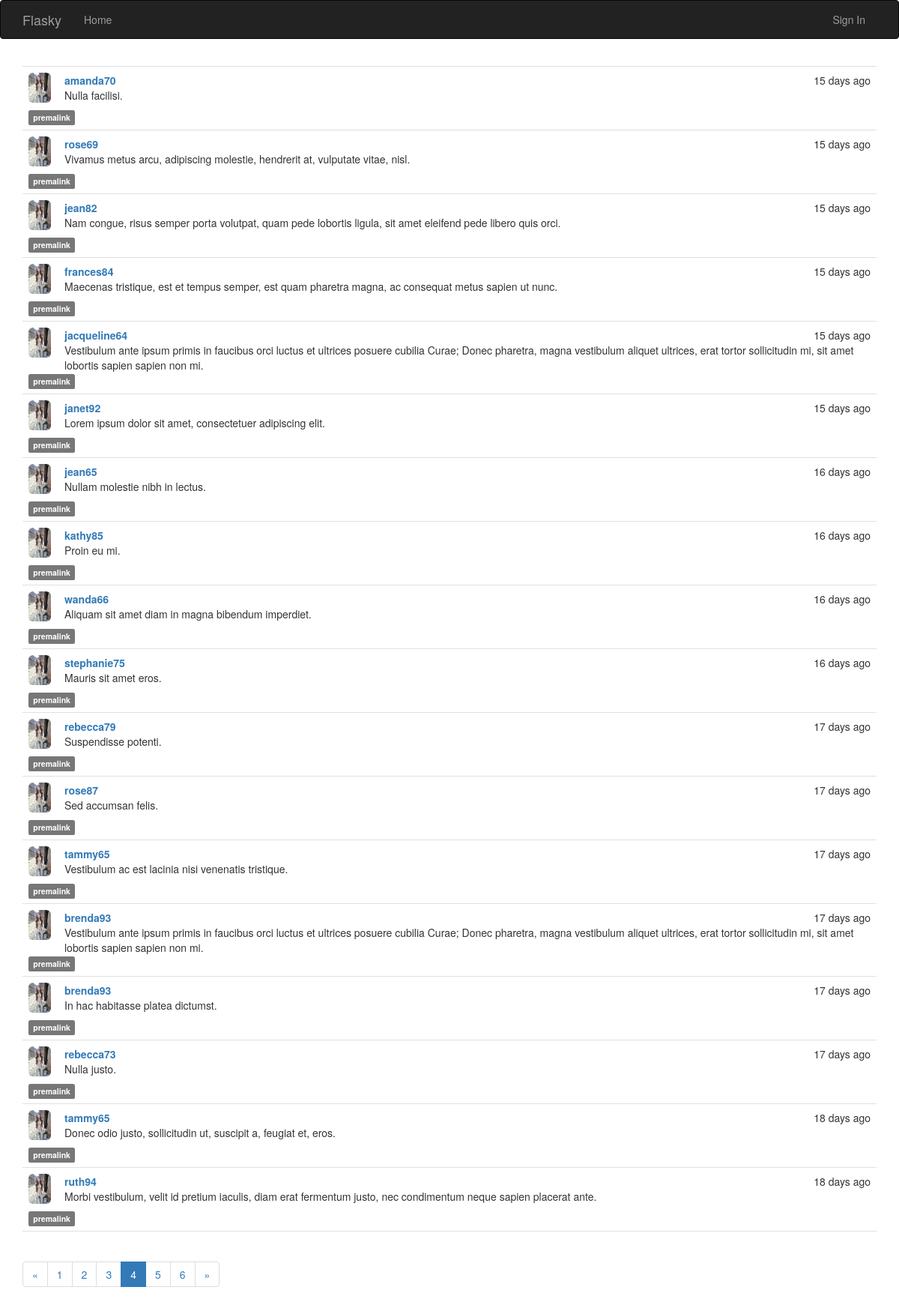
/?page=4, run on the app's committed database.
### app/models.py (models this page shows, shortened)
class Post(db.Model):
    __tablename__='posts'
    id=db.Column(db.Integer,primary_key=True)
    body_html=db.Column(db.Text)
    body=db.Column(db.Text)
    timestamp=db.Column(db.DateTime,default=datetime.utcnow)
    author_id=db.Column(db.Integer,db.ForeignKey('users.id'))

class User(db.Model,UserMixin):
    __tablename__ = 'users'
    id = db.Column(db.Integer, primary_key=True)
    email=db.Column(db.String(64),unique=True,index=True)
    username = db.Column(db.String(64), unique=True, index=True)
    name=db.Column(db.String(64))
    location=db.Column(db.String(64))
    about_me=db.Column(db.Text())
    member_since=db.Column(db.DateTime(),default=datetime.utcnow)
    last_seen=db.Column(db.DateTime(),default=datetime.utcnow)
    password_hash=db.Column(db.String(128))
    role_id = db.Column(db.Integer, db.ForeignKey('roles.id'))
    confirmed = db.Column(db.Boolean, default=False)
    upload_picture=db.Column(db.Boolean,default=False)
    posts=db.relationship('Post',backref='author',lazy='dynamic')
    followed = db.relationship('Follow',
        foreign_keys=[Follow.follower_id],
        backref=db.backref('follower', lazy='joined'),
        lazy='dynamic',
        cascade='all, delete-orphan')
    followers = db.relationship('Follow',
        foreign_keys=[Follow.followed_id],
        backref=db.backref('followed', lazy='joined'),
        lazy='dynamic',
        cascade='all, delete-orphan')
    def picture_url(self):
        if os.path.isfile('app\\static\\picture\\{}.jpg'.format(self.username)):
            return url_for('static',filename='picture/{}.jpg'.format(self.username),_external=True)
        return url_for('static',filename='picture/{}.jpg'.format('default'),_external=True)
    @property
    def password(self):
        raise AttributeError('password not readable')

### app/main/views.py (the view)
@main.route('/',methods=['GET','POST'])
def index():
    form=PostArticle()
    page = request.args.get('page', 1, type=int)
    pagination = Post.query.order_by(Post.timestamp.desc()).paginate(
    page, per_page=current_app.config['FLASKY_POSTS_PER_PAGE'],
        error_out=False)
    posts = pagination.items
    if form.validate_on_submit():
        p=Post(body=form.text.data,author_id=current_user.id)
        db.session.add(p)
        return redirect('/')
    return render_template('index.html',form=form,utctime=datetime.utcnow(),posts=posts,pagination=pagination)

### app/auth/__init__.py (called while the page is built)
@auth.before_app_request
def before_request():
    if current_user.is_authenticated:
        current_user.ping()
    if current_user.is_authenticated and not current_user.confirmed and request.endpoint[:5]!='auth.':
        return redirect(url_for('auth.unconfirm',username=current_user.username))

### app/main/__init__.py (called while the page is built)
@main.app_context_processor
def inject_permissions():
    return dict(Permission=Permission)

### app/models.py (called while the page is built)
    def can(self, permissions):
        return False

    def is_administrator(self):
        return False

### app/templates/index.html (shortened to what this page needs)
{% extends 'base.html' %}
{% import 'bootstrap/wtf.html' as wtf %}
{% import '_macros.html' as macros %}
{% block page_content -%}
{% include '_post.html' %}
<div class="pagination">
{{ macros.pagination_widget(pagination, '.index') }}
</div>
{% endblock page_content -%}

### app/templates/_post.html (shortened to what this page needs)
<ul class="posts">
    {% for post in posts %}
    <li class="post">
        <div class="profile-thumbnail">
            <a href="{{ url_for('.profile', username=post.author.username) }}">
                <img class="img-rounded profile-thumbnail" src="{{ post.author.picture_url() }}" width="30" height="40"/>
            </a>
        </div>
        <div class="post-content">
        <div class="post-date">{{ moment(post.timestamp).fromNow() }}</div>
        <div class="post-author">
            <a href="{{ url_for('.profile', username=post.author.username) }}">
                {{ post.author.username }}
            </a>
        </div>
        <div class="post-body">
            {%- if post.body_html -%}
            {{ post.body_html|safe }}
            {%- else %}
            {{ post.body }}
            {%- endif %}
        </div>
        </div>
        <div class="post-footer">
            <a href="{{ url_for('.post',id=post.id) }}"><span class="label label-default">premalink</span></a>
        </div>
    </li>
    {% endfor %}
</ul>

### app/static/style.css (style rules this page uses)
.profile-thumbnail { position: absolute; }
ul.posts { list-style-type: none; padding: 0px; margin: 16px 0px 0px 0px; border-top: 1px solid #e0e0e0; }
ul.posts li.post { padding: 8px; border-bottom: 1px solid #e0e0e0; }
div.post-date { float: right; position: positive; }
div.post-author { font-weight: bold; position: positive; }
div.post-content { margin-left: 48px; min-height: 48px; }

### data on the page
Post: timestamp "15 days ago", author.username "amanda70", body "Nulla facilisi."
Post: timestamp "15 days ago", author.username "rose69", body "Vivamus metus arcu, adipiscing molestie, hendrerit at, vulputate vitae, nisl."
Post: timestamp "15 days ago", author.username "jean82", body "Nam congue, risus semper porta volutpat, quam pede lobortis ligula, sit amet eleifend pede libero quis orci."
Post: timestamp "15 days ago", author.username "frances84", body "Maecenas tristique, est et tempus semper, est quam pharetra magna, ac consequat metus sapien ut nunc."
Post: timestamp "15 days ago", author.username "jacqueline64", body "Vestibulum ante ipsum primis in faucibus orci luctus et ultrices posuere cubilia Curae; Donec pharetra, magna vestibulum aliquet ultrices, erat tortor sollicitudin mi, sit amet lobortis sapien sapien non mi."
Post: timestamp "15 days ago", author.username "janet92", body "Lorem ipsum dolor sit amet, consectetuer adipiscing elit."
Post: timestamp "16 days ago", author.username "jean65", body "Nullam molestie nibh in lectus."
Post: timestamp "16 days ago", author.username "kathy85", body "Proin eu mi."
Post: timestamp "16 days ago", author.username "wanda66", body "Aliquam sit amet diam in magna bibendum imperdiet."
Post: timestamp "16 days ago", author.username "stephanie75", body "Mauris sit amet eros."
Post: timestamp "17 days ago", author.username "rebecca79", body "Suspendisse potenti."
Post: timestamp "17 days ago", author.username "rose87", body "Sed accumsan felis."
Post: timestamp "17 days ago", author.username "tammy65", body "Vestibulum ac est lacinia nisi venenatis tristique."
Post: timestamp "17 days ago", author.username "brenda93", body "Vestibulum ante ipsum primis in faucibus orci luctus et ultrices posuere cubilia Curae; Donec pharetra, magna vestibulum aliquet ultrices, erat tortor sollicitudin mi, sit amet lobortis sapien sapien non mi."
Post: timestamp "17 days ago", author.username "brenda93", body "In hac habitasse platea dictumst."
Post: timestamp "17 days ago", author.username "rebecca73", body "Nulla justo."
Post: timestamp "18 days ago", author.username "tammy65", body "Donec odio justo, sollicitudin ut, suscipit a, feugiat et, eros."
Post: timestamp "18 days ago", author.username "ruth94", body "Morbi vestibulum, velit id pretium iaculis, diam erat fermentum justo, nec condimentum neque sapien placerat ante."

### other printed values
{{ p }} "1" "2" "3" "5" "6"
{{ p }} "4"
